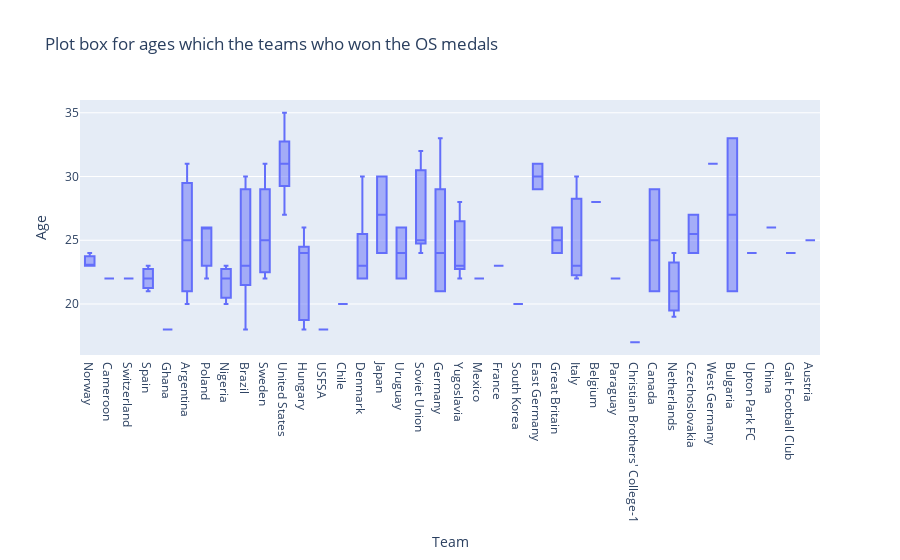

This figure's notebook cell:
### Code cell
football.sport_age()

### Figure 1 — Plotly figure (JSON) as saved in the notebook; plotly's stock layout.template omitted (floating-point values rounded to 4 significant figures)
{"data": [{"alignmentgroup": "True", "hovertemplate": "Team=%{x}<br>Age=%{y}<extra></extra>", "legendgroup": "", "marker": {"color": "#636efa"}, "name": "", "notched": false, "offsetgroup": "", "orientation": "v", "showlegend": false, "type": "box", "x": ["Norway", "Cameroon", "Switzerland", "Spain", "Spain", "Ghana", "Argentina", "Poland", "Nigeria", "Brazil", "Brazil", "Sweden", "Nigeria", "United States", "Spain", "Hungary", "Brazil", "Brazil", "Brazil", "Sweden", "Brazil", "USFSA", "Argentina", "Chile", "Nigeria", "Poland", "Denmark", "Denmark", "Denmark", "Sweden", "Sweden", "Japan", "Uruguay", "Uruguay", "Brazil", "Soviet Union", "Soviet Union", "Germany", "Yugoslavia", "Yugoslavia", "Mexico", "Soviet Union", "Yugoslavia", "France", "Argentina", "Germany", "South Korea", "East Germany", "Great Britain", "Italy", "Hungary", "Yugoslavia", "Italy", "Belgium", "Paraguay", "Germany", "Christian Brothers' College-1", "Germany", "Italy", "Soviet Union", "Hungary", "Germany", "Yugoslavia", "Canada", "Netherlands", "Norway", "Hungary", "Poland", "Czechoslovakia", "Great Britain", "Denmark", "Argentina", "Netherlands", "West Germany", "Soviet Union", "Netherlands", "United States", "United States", "United States", "Bulgaria", "Hungary", "Germany", "East Germany", "Czechoslovakia", "Norway", "Upton Park FC", "Canada", "United States", "China", "Galt Football Club", "Bulgaria", "Brazil", "Austria", "Denmark", "Japan"], "x0": " ", "xaxis": "x", "y": [23, 22, 22, 22, 21, 18, 20, 22, 22, 24, 28, 31, 20, 30, 23, 18, 30, 21, 18, 22, 22, 18, 22, 20, 23, 26, 22, 23, 30, 23, 27, 30, 22, 26, 30, 24, 25, 29, 23, 26, 22, 30, 28, 23, 31, 21, 20, 29, 26, 22, 24, 22, 30, 28, 22, 23, 17, 33, 23, 32, 24, 21, 23, 21, 24, 23, 19, 26, 24, 24, 22, 28, 21, 31, 25, 19, 27, 31, 35, 33, 26, 25, 31, 27, 24, 24, 29, 32, 26, 24, 21, 22, 25, 24, 24], "y0": " ", "yaxis": "y"}], "layout": {"boxmode": "group", "legend": {"tracegroupgap": 0}, "title": {"text": "Plot box for ages which the teams who won the OS medals"}, "xaxis": {"anchor": "y", "domain": [0, 1], "title": {"text": "Team"}}, "yaxis": {"anchor": "x", "domain": [0, 1], "title": {"text": "Age"}}}}
